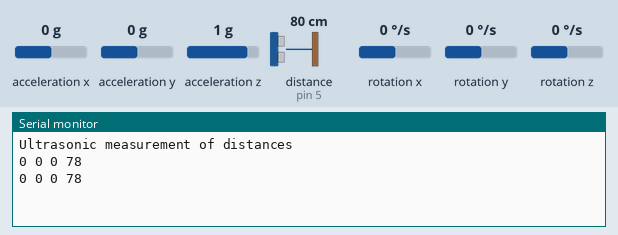
Simulated run of this sketch. Board: Arduino Uno, built with avr-gcc and run on an emulated ATmega328P. Parts: the last lines printed to the serial monitor. Wiring (inferred from the names in the program): ultrasonic range finder: trigger pin 4; echo pin 5; MPU-6050 motion sensor at I2C address 0x68. Inputs (shaded band) come from the test bench; at power-on: distance to the obstacle (sensor on pin 5) 80 cm, rotation x 0 °/s, rotation y 0 °/s, rotation z 0 °/s, acceleration x 0 g, acceleration y 0 g, acceleration z 1 g. The echo pulse lasts 58.3 µs per cm.

Above: at 1.8 s.
1.9 s: distance to the obstacle (sensor on pin 5) set to 2 cm
At 2.6 s:
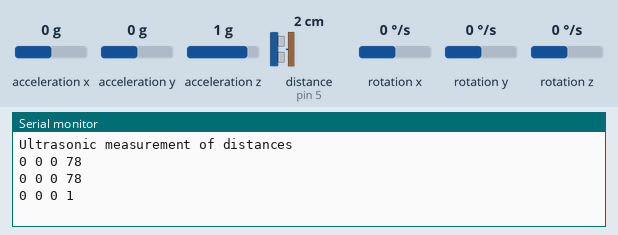
3.4 s: rotation x set to -192 °/s
At 4.4 s:
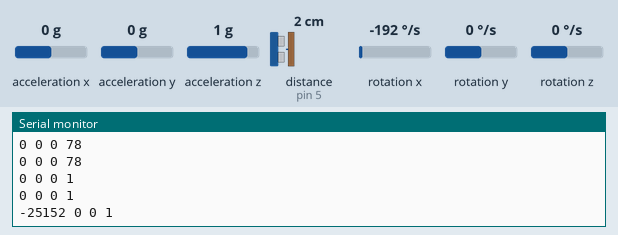
4.9 s: rotation y set to -192 °/s
At 5.8 s:
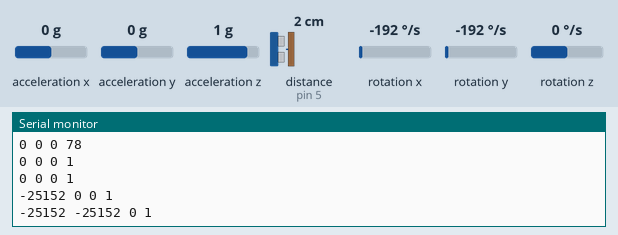
6.4 s: rotation z set to -192 °/s
At 7.7 s:
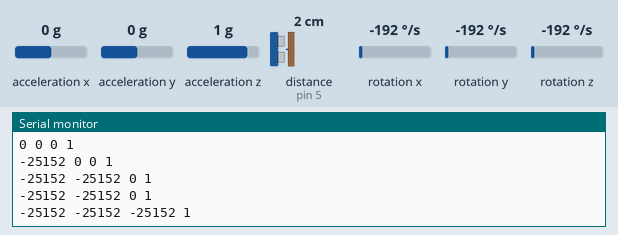
7.9 s: distance to the obstacle (sensor on pin 5) set to 4 cm
At 8.8 s:
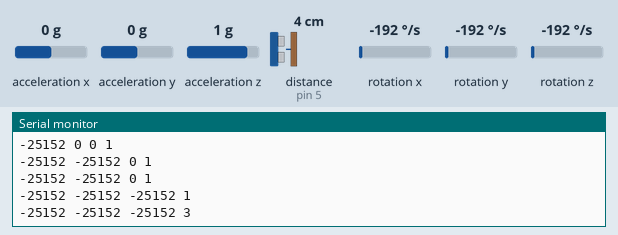
Timing chart, 0 to 10.4 s (numbered marks = the images above; inputs shaded):
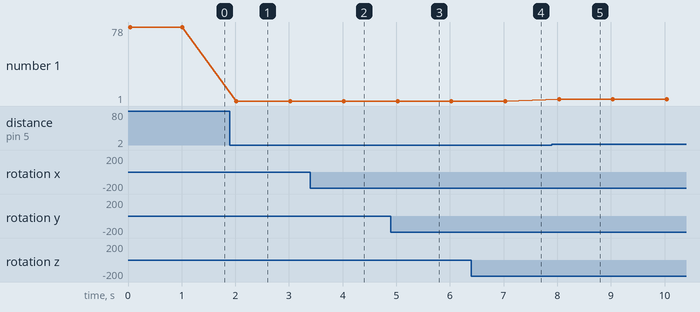

Measured:
- after the input at 1.9 s, the serial monitor: prints a new line after 0.12 s (image 1)
- after the input at 3.4 s, the serial monitor: prints a new line after 0.62 s (image 2)
- after the input at 4.9 s, the serial monitor: prints a new line after 0.13 s (image 3)
- after the input at 6.4 s, the serial monitor: prints a new line after 0.63 s (image 4)
- after the input at 7.9 s, the serial monitor: prints a new line after 0.14 s (image 5)
- plotted number 1: 78 → 1 after the input at 1.9 s, 1 → 3 after the input at 7.9 s

The sketch:

main_ino.ino
```cpp
#include <Wire.h>

//Distance measurement with HC-SR04 and gyroscope MPU 6050
const int TRIGGER_PORT = 4;
const int ECHO_PORT = 5;

const int MPU = 0x68; //I2C address of MPU-6050
int16_t AcX, AcY, AcZ, Tmp, GyX, GyY, GyZ;

void setup() {
  // put your setup code here, to run once:
  pinMode(TRIGGER_PORT, OUTPUT);
  pinMode(ECHO_PORT, INPUT);

  Wire.begin();
  Wire.beginTransmission(MPU);
  Wire.write(0x6B);  // PWR_MGMT_1 register
  Wire.write(0);     // set to zero (wakes up the MPU-6050)
  Wire.endTransmission(true);

  Serial.begin(9600);
  Serial.println("Ultrasonic measurement of distances\n\n");

}

void loop() {
  // put your main code here, to run repeatedly:
  Wire.beginTransmission(MPU);
  Wire.write(0x3B);  // starting with register 0x3B (ACCEL_XOUT_H)
  Wire.endTransmission(false);
  Wire.requestFrom(MPU, 14, true); // request a total of 14 registers
  AcX = Wire.read() << 8 | Wire.read(); // 0x3B (ACCEL_XOUT_H) & 0x3C (ACCEL_XOUT_L)
  AcY = Wire.read() << 8 | Wire.read(); // 0x3D (ACCEL_YOUT_H) & 0x3E (ACCEL_YOUT_L)
  AcZ = Wire.read() << 8 | Wire.read(); // 0x3F (ACCEL_ZOUT_H) & 0x40 (ACCEL_ZOUT_L)
  Tmp = Wire.read() << 8 | Wire.read(); // 0x41 (TEMP_OUT_H) & 0x42 (TEMP_OUT_L)
  GyX = Wire.read() << 8 | Wire.read(); // 0x43 (GYRO_XOUT_H) & 0x44 (GYRO_XOUT_L)
  GyY = Wire.read() << 8 | Wire.read(); // 0x45 (GYRO_YOUT_H) & 0x46 (GYRO_YOUT_L)
  GyZ = Wire.read() << 8 | Wire.read(); // 0x47 (GYRO_ZOUT_H) & 0x48 (GYRO_ZOUT_L)

//  Serial.print("Accelerometer: ");
//  Serial.print("X = "); Serial.print(AcX);
//  Serial.print(" | Y = "); Serial.print(AcY);
//  Serial.print(" | Z = "); Serial.println(AcZ);

//  equation for temperature in degrees C from datasheet
//  Serial.print("Temperature: "); Serial.print(Tmp / 340.00 + 36.53); Serial.println(" C ");

  digitalWrite(TRIGGER_PORT, LOW);
  //10 micro-seconds beam on trigger
  digitalWrite(TRIGGER_PORT, HIGH);
  delayMicroseconds(10);
  digitalWrite(TRIGGER_PORT, LOW);

  long duration = pulseIn(ECHO_PORT, HIGH);
  long distance = 0.034 * duration / 2;

  //SERIAL PRINTING FORMAT-> X Y Z DISTANCE
  Serial.print(GyX);
  Serial.print(" ");
  Serial.print(GyY);
  Serial.print(" ");
  Serial.print(GyZ);
  Serial.print(" ");

  //case out of range
  if ( duration > 38000 ) {
    Serial.println("Out of range   ");
  }
  else {
    Serial.println(distance);
  }

  delay(1000);

}
```
